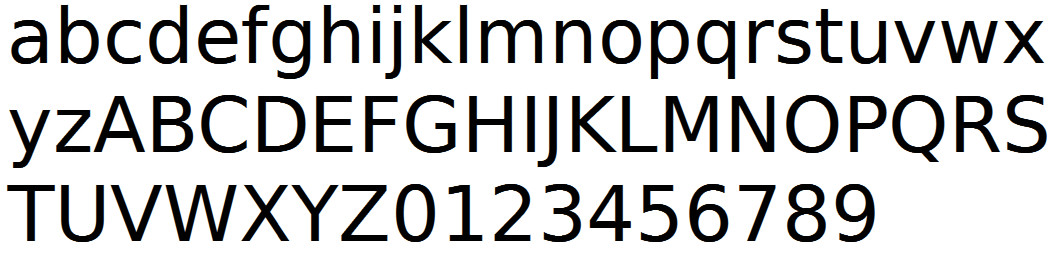
#> input picture train/font1.jpg, 1052 x 254 px; its folder holds only this picture in this run
$ python -i util.py   (imports and definitions only)
#> lines starting #> are read from the running program, lines starting #| are printed output that depends on the picture
import numpy as np
import pandas as pd


"""
Dokumentasi
- teori: link/hubungan antara konsep
- konsep: objek yang terlibat dalam suatu teori
- contoh run
"""

# [12 lines left out: functions flattenimg, sortimg, not called in this run]

""" Returns separate histogram for each color in a pixel: 3 for RGB, 4 for CMYK, 1 for Grayscale
"""
# [8 lines left out: function gethistogram, not called in this run]

"""
    # horribly slow vanilla implementation: use only for proof of work
    hist = np.zeros((256, imgr.shape[-1]), dtype=np.uint32)
    for pixel in imgr:
        for color in range(imgr.shape[-1]):
            hist[pixel.item(color), color] += 1
    return hist
"""

# [34 lines left out: function equalize, not called in this run]

def getgrayscale(img):
    return np.asarray((0.2989*img[...,0] + 0.5870*img[...,1] + 0.1140*img[...,2]), dtype=np.uint8)

# [68 lines left out: functions getunique, getbackground, degreezero, convolve, not called in this run]

"""
Make sure that source image is grayscale before using this function
"""
def convolvefft(filt, source):
    return np.fft.irfft2(np.fft.rfft2(source) * np.fft.rfft2(filt, source.shape))

def degreeone(source, type="sobel", fft=True):
    if len(source.shape) == 3:
        imgb = getgrayscale(source)
    else: imgb = np.copy(source)

    imgt = np.zeros((imgb.shape), dtype=np.uint8)

    if type == "sobel":
        horizontal = np.array(([[-1, 0, 1], [-2, 0, 2], [-1, 0, 1]]), dtype=float)
        vertical = np.array(([[1, 2, 1], [0, 0, 0], [-1, -2, -1]]), dtype=float)
        if fft:
            imgt = np.sqrt(np.square(convolvefft(horizontal, imgb)) + np.square(convolvefft(vertical, imgb))).astype(np.uint8)
        else:
            imgt = np.abs(convolve(horizontal, imgb) + convolve(vertical, imgb)).astype(np.uint8)

    elif type == "prewitt":
        horizontal = np.array(([[-1, -1, -1], [0, 0, 0], [1, 1, 1]]), dtype=float)
        vertical = np.array(([[-1, 0, 1], [-1, 0, 1], [-1, 0, 1]]), dtype=float)
        if fft:
            imgt = np.sqrt(np.square(convolvefft(horizontal, imgb)) + np.square(convolvefft(vertical, imgb))).astype(np.uint8)
        else:
            imgt = np.abs(convolve(horizontal, imgb) + convolve(vertical, imgb)).astype(np.uint8)

    elif type == "freichen":
        sq2 = 2**0.5
        g1 = (0.5/sq2)*np.array([[1, sq2, 1], [0, 0, 0], [-1, -sq2, -1]], dtype=float)
        g2 = (0.5/sq2)*np.array([[1, 0, -1], [sq2, 0, -sq2], [1, 0, -1]], dtype=float)
        g3 = (0.5/sq2)*np.array([[0, -1, sq2], [1, 0, -1], [-sq2, 1, 0]], dtype=float)
        g4 = (0.5/sq2)*np.array([[sq2, -1, 0], [-1, 0, 1], [0, 1, -sq2]], dtype=float)
        g5 = 0.5*np.array([[0, 1, 0], [-1, 0, -1], [0, 1, 0]], dtype=float)
        g6 = 0.5*np.array([[-1, 0, 1], [0, 0, 0], [1, 0, -1]], dtype=float)
        g7 = (1./6)*np.array([[1, -2, 1], [-2, 4, -2], [1, -2, 1]], dtype=float)
        g8 = (1./6)*np.array([[-2, 1, -2], [1, 4, 1], [-2, 1, -2]], dtype=float)
        g9 = (1./3)*np.ones((3,3), dtype=float)

        if fft:
            mask1 = np.sqrt(np.square(convolvefft(g1, imgb)) + np.square(convolvefft(g2, imgb)) + np.square(convolvefft(g3, imgb)) + np.square(convolvefft(g4, imgb)))
            imgt = mask1.astype(np.uint8)

    return imgt

# [48 lines left out: functions degreetwo, gaussian_filt, downsample, not called in this run]

"""
Returns the color range of an input skin image.
The colorrange variable determines the maximum range; if the color of the input image is
wider than the colorrange then the range such that the maximum number of pixels falls
within that range is used.
"""
# [34 lines left out: function mapColor, not called in this run]

"""
Returns a binarized version of the input image such that the pixels corresponding to the
colormap are True and the rest are False.
"""
def mapImage(img, colormap):
    return np.logical_and(np.all(img > colormap[0], axis=-1), np.all(img < colormap[1], axis=-1))

"""
Returns an image such that the pixels in objlist are surrounded by a green box.
"""
# [63 lines left out: functions boxobj, colorobj, showobj, not called in this run]


"""
Returns an image such that the pixels in objlist are displayed whereas the rest of the
pixels are less transparent.
"""
# [126 lines left out: functions processFaces, processFace, cleanFaces, getFaces, getFaceFeats, not called in this run]

"""
Accepts a reference object described by a list of pixel coordinates and a list of objects described by lists of pixel coordinates. Return a list of objects inside the reference object.
"""
# [25 lines left out: function objsinobj, not called in this run]

"""
turn into grayscale, equalize, threshold
"""
# [52 lines left out: function binarize, not called in this run]

"""
    applies otsu's automatic thresholding algorithm to separate
    background and foreground:
    1. Compute histogram and probabilities of intensity levels
    2. Initialize wb and mb
    3. Step through each intensity level and compute:
    4. wb and mb for that level
    5. var**2b for that level
    6. Once found for all levels, take maximum var**2
"""
# [28 lines left out: function otsu, not called in this run]

def otsurgb(img, bg='dark'):
    return np.dstack((otsu(img[...,0], bg), otsu(img[...,1], bg), otsu(img[...,2], bg)))

# [53 lines left out: function zhangsuen, not called in this run]

"""
Testing procedure
1. Load training data
2. Process input test data: obtain features of each object we want to identify
3. Predict each object using a specified method
"""
# [25 lines left out: function test, not called in this run]

"""
Training procedure
Essentially this is the process of labelling our training data
Input an image. The image MUST CONTAIN all lower case letters, all upper case letters, and all digits in that order
The procedure then detects objects and assigns them letters/digits ("labels") based on this order
"""
# [20 lines left out: function train, not called in this run]

"""
Pre-processing
We try to clean the objects as much as possible:
1. Attempt to order the objects as a human would read them
2. Merge certain objects: the dots in 'i' and 'j', the "holes" in 'a', 'o', etc
"""
# [54 lines left out: functions preprocess, prefeatextract, reorder, mergeobj, not called in this run]


"""
Thinning
Discard all pixels except for border pixels
"""
# [26 lines left out: function thin, not called in this run]

"""
Object detection
Attempt to cluster neighbouring pixels into separate objects
SERIOUSLY NEEDS OPTIMIZATION!
"""
# [35 lines left out: function segment, not called in this run]

"""
Iterative depth-first search
"""
# [34 lines left out: functions dfsi, findfirst, not called in this run]

"""
Object image
Generates image matrix of specified object(s) from pixel positions of object(s)
FOR TESTING ONLY
"""
# [36 lines left out: functions getobjimg, drawobj, not called in this run]

"""
Extract Features according to UCI set
"""
# [31 lines left out: function uci, not called in this run]

"""
Freeman chain encoding
source: http://www.codeproject.com/Articles/160868/A-C-Project-in-Optical-Character-Recognition-OCR-U
"""
# [49 lines left out: function freeman, not called in this run]

"""
Gaussian Naive Bayes: continuous version of Naive Bayes classifier
Recall that Naive Bayes states that P(A|B) = P(A)*P(B|A)/P(B)
For the continuous version, each random variable/feature/attribute is assumed to be independent and distributed normally.
We are trying to achieve the (accurate) classification/prediction of the class of an object. In OCR, an "object" will be a collection of connected pixels and "class" a character we want to be able to predict ('a', '3', '@', etc); in other words we want to input a bunch of pixels and output a character.

A "feature" is equvalent to an "attribute" or "random variable" in this case. For freeman chain encoding,
a feature is the value contained in a single field of our track x sector x direction matrix.
A complete collection of the features of
"Features" refers to the collection of features for a single instance of an output class, for instance the
features of the output class "z" for a font "dejavusans".

A collection of all the features for all output classes is a "feature set",

We define a "training set" to be a collection of feature sets with each output class represented equally.
"""
# [76 lines left out: functions gnb_train, gnb_predict, preprocess2, not called in this run]

>>> import cv2
>>> picture = cv2.imread('train/font1.jpg', cv2.IMREAD_GRAYSCALE)
#> picture: shape (254, 1052); min 0, max 255, mean 205.3
>>> result = degreeone(picture)
#> in convolvefft, `return np.fft.irfft2(np.fft.rfft2(source) * np.fft.rfft2(filt, source...`:
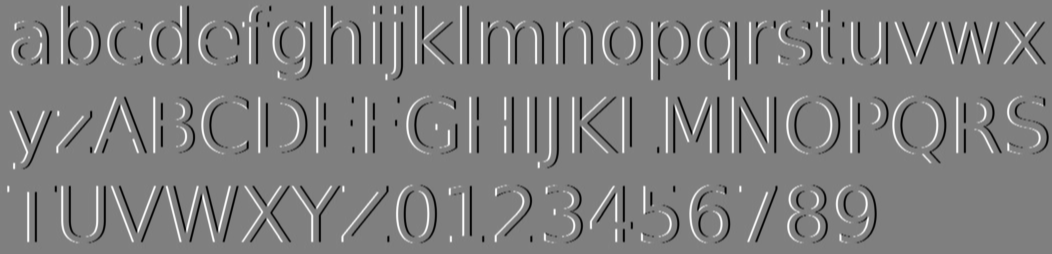
#> returned value: shape (254, 1052) float64; min -1018, max 1015, mean 0; drawn with min black and max white
#> in convolvefft (call 2), `return np.fft.irfft2(np.fft.rfft2(source) * np.fft.rfft2(filt, source...`:
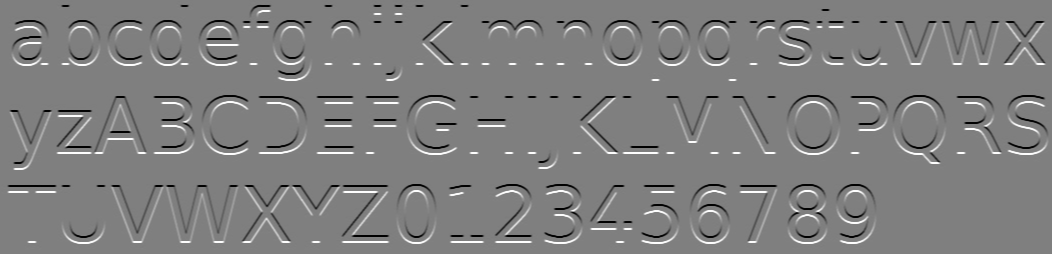
#> returned value: shape (254, 1052) float64; min -1020, max 1020, mean 0; drawn with min black and max white
#> in degreeone, `imgt = np.sqrt(np.square(convolvefft(horizontal, imgb)) + np.square(co..`:
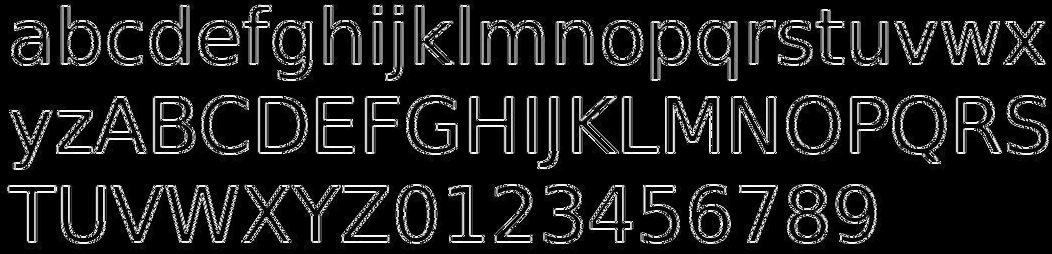
#> imgt: shape (254, 1052); min 0, max 255, mean 29.1

$ run again, on train/plat1.jpg
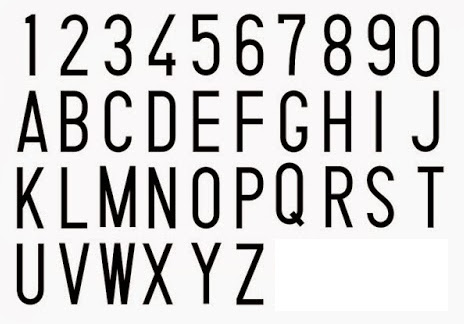
#> input picture train/plat1.jpg, 464 x 324 px
#> in convolvefft (call 2), `return np.fft.irfft2(np.fft.rfft2(source) * np.fft.rfft2(filt, source...`:
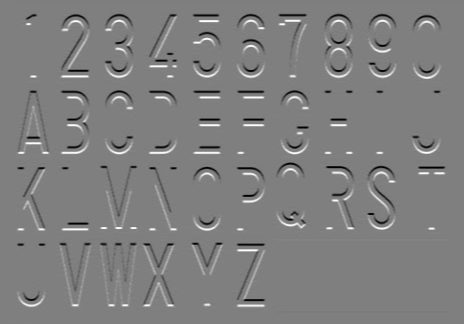
#> returned value: shape (324, 464) float64; min -1008, max 1008, mean 0; drawn with min black and max white
#> in degreeone, `imgt = np.sqrt(np.square(convolvefft(horizontal, imgb)) + np.square(co..`:
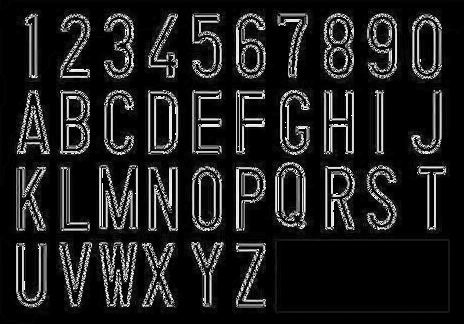
#> imgt: shape (324, 464); min 0, max 255, mean 31.6

$ run again, on train/plat2.jpg
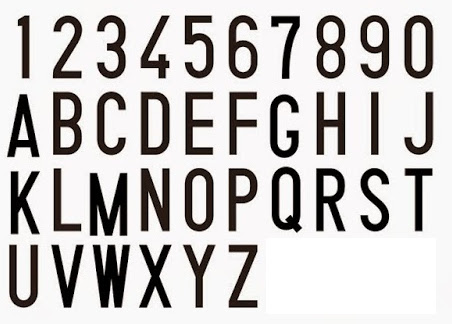
#> input picture train/plat2.jpg, 452 x 324 px
#> in convolvefft (call 2), `return np.fft.irfft2(np.fft.rfft2(source) * np.fft.rfft2(filt, source...`:
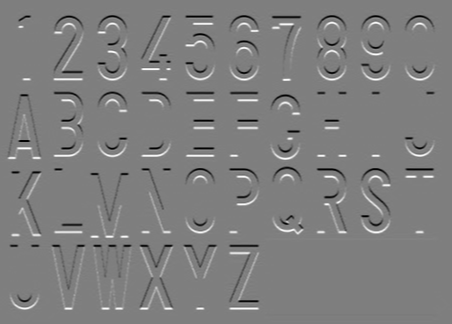
#> returned value: shape (324, 452) float64; min -1005, max 1013, mean 0; drawn with min black and max white
#> in degreeone, `imgt = np.sqrt(np.square(convolvefft(horizontal, imgb)) + np.square(co..`:
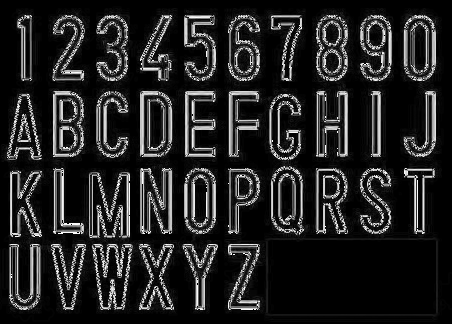
#> imgt: shape (324, 452); min 0, max 255, mean 35.4
